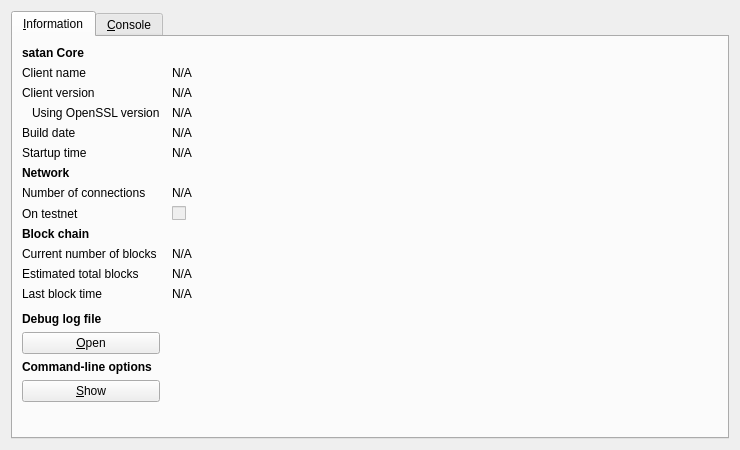
<?xml version="1.0" encoding="UTF-8"?>
<ui version="4.0">
 <class>RPCConsole</class>
 <widget class="QDialog" name="RPCConsole">
  <property name="geometry">
   <rect>
    <x>0</x>
    <y>0</y>
    <width>740</width>
    <height>450</height>
   </rect>
  </property>
  <property name="windowTitle">
   <string>satan - Debug window</string>
  </property>
  <layout class="QVBoxLayout" name="verticalLayout_2">
   <item>
    <widget class="QTabWidget" name="tabWidget">
     <property name="currentIndex">
      <number>0</number>
     </property>
     <widget class="QWidget" name="tab_info">
      <attribute name="title">
       <string>&amp;Information</string>
      </attribute>
      <layout class="QGridLayout" name="gridLayout" columnstretch="0,1">
       <property name="horizontalSpacing">
        <number>12</number>
       </property>
       <item row="0" column="0">
        <widget class="QLabel" name="label_9">
         <property name="font">
          <font>
           <weight>75</weight>
           <bold>true</bold>
          </font>
         </property>
         <property name="text">
          <string>satan Core</string>
         </property>
        </widget>
       </item>
       <item row="1" column="0">
        <widget class="QLabel" name="label_5">
         <property name="text">
          <string>Client name</string>
         </property>
        </widget>
       </item>
       <item row="1" column="1">
        <widget class="QLabel" name="clientName">
         <property name="cursor">
          <cursorShape>IBeamCursor</cursorShape>
         </property>
         <property name="text">
          <string>N/A</string>
         </property>
         <property name="textFormat">
          <enum>Qt::PlainText</enum>
         </property>
         <property name="textInteractionFlags">
          <set>Qt::LinksAccessibleByMouse|Qt::TextSelectableByKeyboard|Qt::TextSelectableByMouse</set>
         </property>
        </widget>
       </item>
       <item row="2" column="0">
        <widget class="QLabel" name="label_6">
         <property name="text">
          <string>Client version</string>
         </property>
        </widget>
       </item>
       <item row="2" column="1">
        <widget class="QLabel" name="clientVersion">
         <property name="cursor">
          <cursorShape>IBeamCursor</cursorShape>
         </property>
         <property name="text">
          <string>N/A</string>
         </property>
         <property name="textFormat">
          <enum>Qt::PlainText</enum>
         </property>
         <property name="textInteractionFlags">
          <set>Qt::LinksAccessibleByMouse|Qt::TextSelectableByKeyboard|Qt::TextSelectableByMouse</set>
         </property>
        </widget>
       </item>
       <item row="3" column="0">
        <widget class="QLabel" name="label_14">
         <property name="text">
          <string>Using OpenSSL version</string>
         </property>
         <property name="indent">
          <number>10</number>
         </property>
        </widget>
       </item>
       <item row="3" column="1">
        <widget class="QLabel" name="openSSLVersion">
         <property name="cursor">
          <cursorShape>IBeamCursor</cursorShape>
         </property>
         <property name="text">
          <string>N/A</string>
         </property>
         <property name="textFormat">
          <enum>Qt::PlainText</enum>
         </property>
         <property name="textInteractionFlags">
          <set>Qt::LinksAccessibleByMouse|Qt::TextSelectableByKeyboard|Qt::TextSelectableByMouse</set>
         </property>
        </widget>
       </item>
       <item row="4" column="0">
        <widget class="QLabel" name="label_12">
         <property name="text">
          <string>Build date</string>
         </property>
        </widget>
       </item>
       <item row="4" column="1">
        <widget class="QLabel" name="buildDate">
         <property name="cursor">
          <cursorShape>IBeamCursor</cursorShape>
         </property>
         <property name="text">
          <string>N/A</string>
         </property>
         <property name="textFormat">
          <enum>Qt::PlainText</enum>
         </property>
         <property name="textInteractionFlags">
          <set>Qt::LinksAccessibleByMouse|Qt::TextSelectableByKeyboard|Qt::TextSelectableByMouse</set>
         </property>
        </widget>
       </item>
       <item row="5" column="0">
        <widget class="QLabel" name="label_13">
         <property name="text">
          <string>Startup time</string>
         </property>
        </widget>
       </item>
       <item row="5" column="1">
        <widget class="QLabel" name="startupTime">
         <property name="cursor">
          <cursorShape>IBeamCursor</cursorShape>
         </property>
         <property name="text">
          <string>N/A</string>
         </property>
         <property name="textFormat">
          <enum>Qt::PlainText</enum>
         </property>
         <property name="textInteractionFlags">
          <set>Qt::LinksAccessibleByMouse|Qt::TextSelectableByKeyboard|Qt::TextSelectableByMouse</set>
         </property>
        </widget>
       </item>
       <item row="6" column="0">
        <widget class="QLabel" name="label_11">
         <property name="font">
          <font>
           <weight>75</weight>
           <bold>true</bold>
          </font>
         </property>
         <property name="text">
          <string>Network</string>
         </property>
        </widget>
       </item>
       <item row="7" column="0">
        <widget class="QLabel" name="label_7">
         <property name="text">
          <string>Number of connections</string>
         </property>
        </widget>
       </item>
       <item row="7" column="1">
        <widget class="QLabel" name="numberOfConnections">
         <property name="cursor">
          <cursorShape>IBeamCursor</cursorShape>
         </property>
         <property name="text">
          <string>N/A</string>
         </property>
         <property name="textFormat">
          <enum>Qt::PlainText</enum>
         </property>
         <property name="textInteractionFlags">
          <set>Qt::LinksAccessibleByMouse|Qt::TextSelectableByKeyboard|Qt::TextSelectableByMouse</set>
         </property>
        </widget>
       </item>
       <item row="8" column="0">
        <widget class="QLabel" name="label_8">
         <property name="text">
          <string>On testnet</string>
         </property>
        </widget>
       </item>
       <item row="8" column="1">
        <widget class="QCheckBox" name="isTestNet">
         <property name="enabled">
          <bool>false</bool>
         </property>
         <property name="text">
          <string/>
         </property>
        </widget>
       </item>
       <item row="9" column="0">
        <widget class="QLabel" name="label_10">
         <property name="font">
          <font>
           <weight>75</weight>
           <bold>true</bold>
          </font>
         </property>
         <property name="text">
          <string>Block chain</string>
         </property>
        </widget>
       </item>
       <item row="10" column="0">
        <widget class="QLabel" name="label_3">
         <property name="text">
          <string>Current number of blocks</string>
         </property>
        </widget>
       </item>
       <item row="10" column="1">
        <widget class="QLabel" name="numberOfBlocks">
         <property name="cursor">
          <cursorShape>IBeamCursor</cursorShape>
         </property>
         <property name="text">
          <string>N/A</string>
         </property>
         <property name="textFormat">
          <enum>Qt::PlainText</enum>
         </property>
         <property name="textInteractionFlags">
          <set>Qt::LinksAccessibleByMouse|Qt::TextSelectableByKeyboard|Qt::TextSelectableByMouse</set>
         </property>
        </widget>
       </item>
       <item row="11" column="0">
        <widget class="QLabel" name="label_4">
         <property name="text">
          <string>Estimated total blocks</string>
         </property>
        </widget>
       </item>
       <item row="11" column="1">
        <widget class="QLabel" name="totalBlocks">
         <property name="cursor">
          <cursorShape>IBeamCursor</cursorShape>
         </property>
         <property name="text">
          <string>N/A</string>
         </property>
         <property name="textFormat">
          <enum>Qt::PlainText</enum>
         </property>
         <property name="textInteractionFlags">
          <set>Qt::LinksAccessibleByMouse|Qt::TextSelectableByKeyboard|Qt::TextSelectableByMouse</set>
         </property>
        </widget>
       </item>
       <item row="12" column="0">
        <widget class="QLabel" name="label_2">
         <property name="text">
          <string>Last block time</string>
         </property>
        </widget>
       </item>
       <item row="12" column="1">
        <widget class="QLabel" name="lastBlockTime">
         <property name="cursor">
          <cursorShape>IBeamCursor</cursorShape>
         </property>
         <property name="text">
          <string>N/A</string>
         </property>
         <property name="textFormat">
          <enum>Qt::PlainText</enum>
         </property>
         <property name="textInteractionFlags">
          <set>Qt::LinksAccessibleByMouse|Qt::TextSelectableByKeyboard|Qt::TextSelectableByMouse</set>
         </property>
        </widget>
       </item>
       <item row="13" column="0">
        <spacer name="verticalSpacer_2">
         <property name="orientation">
          <enum>Qt::Vertical</enum>
         </property>
         <property name="sizeHint" stdset="0">
          <size>
           <width>20</width>
           <height>20</height>
          </size>
         </property>
        </spacer>
       </item>
       <item row="14" column="0">
        <widget class="QLabel" name="labelDebugLogfile">
         <property name="font">
          <font>
           <weight>75</weight>
           <bold>true</bold>
          </font>
         </property>
         <property name="text">
          <string>Debug log file</string>
         </property>
        </widget>
       </item>
       <item row="15" column="0">
        <widget class="QPushButton" name="openDebugLogfileButton">
         <property name="toolTip">
          <string>Open the satan debug log file from the current data directory. This can take a few seconds for large log files.</string>
         </property>
         <property name="text">
          <string>&amp;Open</string>
         </property>
         <property name="autoDefault">
          <bool>false</bool>
         </property>
        </widget>
       </item>
       <item row="16" column="0">
        <widget class="QLabel" name="labelCLOptions">
         <property name="font">
          <font>
           <weight>75</weight>
           <bold>true</bold>
          </font>
         </property>
         <property name="text">
          <string>Command-line options</string>
         </property>
        </widget>
       </item>
       <item row="17" column="0">
        <widget class="QPushButton" name="showCLOptionsButton">
         <property name="toolTip">
          <string>Show the satan-Qt help message to get a list with possible satan command-line options.</string>
         </property>
         <property name="text">
          <string>&amp;Show</string>
         </property>
         <property name="autoDefault">
          <bool>false</bool>
         </property>
        </widget>
       </item>
       <item row="18" column="0">
        <spacer name="verticalSpacer">
         <property name="orientation">
          <enum>Qt::Vertical</enum>
         </property>
         <property name="sizeHint" stdset="0">
          <size>
           <width>20</width>
           <height>40</height>
          </size>
         </property>
        </spacer>
       </item>
      </layout>
     </widget>
     <widget class="QWidget" name="tab_console">
      <attribute name="title">
       <string>&amp;Console</string>
      </attribute>
      <layout class="QVBoxLayout" name="verticalLayout_3">
       <property name="spacing">
        <number>3</number>
       </property>
       <item>
        <widget class="QTextEdit" name="messagesWidget">
         <property name="minimumSize">
          <size>
           <width>0</width>
           <height>100</height>
          </size>
         </property>
         <property name="readOnly">
          <bool>true</bool>
         </property>
         <property name="tabKeyNavigation" stdset="0">
          <bool>false</bool>
         </property>
         <property name="columnCount" stdset="0">
          <number>2</number>
         </property>
        </widget>
       </item>
       <item>
        <layout class="QHBoxLayout" name="horizontalLayout">
         <property name="spacing">
          <number>3</number>
         </property>
         <item>
          <widget class="QLabel" name="label">
           <property name="text">
            <string notr="true">&gt;</string>
           </property>
          </widget>
         </item>
         <item>
          <widget class="QLineEdit" name="lineEdit"/>
         </item>
         <item>
          <widget class="QPushButton" name="clearButton">
           <property name="maximumSize">
            <size>
             <width>24</width>
             <height>24</height>
            </size>
           </property>
           <property name="toolTip">
            <string>Clear console</string>
           </property>
           <property name="text">
            <string/>
           </property>
           <property name="icon">
            <iconset resource="../bitcoin.qrc">
             <normaloff>:/icons/remove</normaloff>:/icons/remove</iconset>
           </property>
           <property name="shortcut">
            <string notr="true">Ctrl+L</string>
           </property>
           <property name="autoDefault">
            <bool>false</bool>
           </property>
          </widget>
         </item>
        </layout>
       </item>
      </layout>
     </widget>
    </widget>
   </item>
  </layout>
 </widget>
 <resources>
  <include location="../bitcoin.qrc"/>
 </resources>
 <connections/>
</ui>
